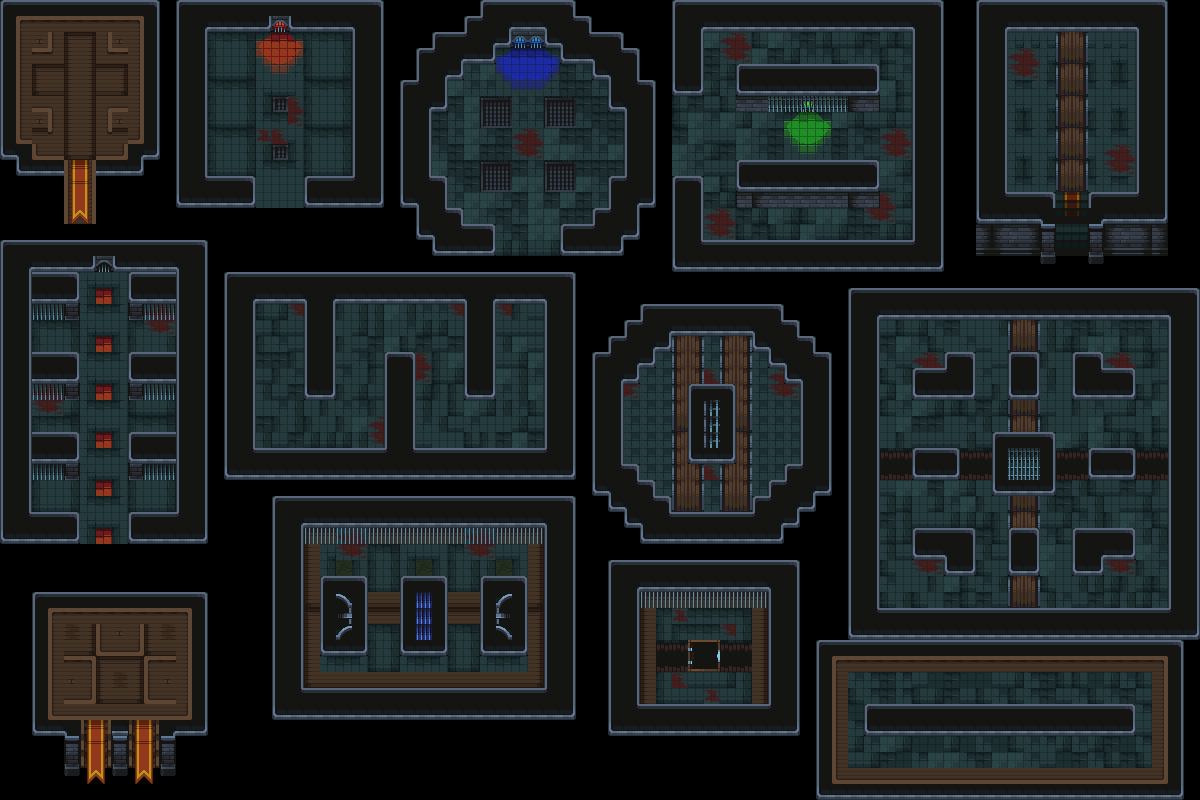

A level layout from a 2D game, rendered from its tile map. Below: a short description, then the map file with tile-grid data replaced by summaries:
An orthogonal 75x50 tile map with 16x16 px tiles, 3 tile layers (Floor, Saferoom, Wall).

<map version="1.10" tiledversion="1.10.2" orientation="orthogonal" renderorder="right-down" width="75" height="50" tilewidth="16" tileheight="16" infinite="0" nextlayerid="4" nextobjectid="1">
 <editorsettings>
  <export target="../Level1.json" format="json" />
 </editorsettings>
 <tileset firstgid="1" name="Dungeon_Tileset" tilewidth="16" tileheight="16" tilecount="625" columns="25">
  <image source="Dungeon_Tileset.png" width="400" height="400" />
 </tileset>
 <layer id="2" name="Floor" width="75" height="50">
  <data>[3750 cells, 1642 non-empty, 105 distinct tile ids]</data>
 </layer>
 <layer id="3" name="Saferoom" width="75" height="50">
  <data>[3750 cells, 184 non-empty, 37 distinct tile ids]</data>
 </layer>
 <layer id="1" name="Wall" width="75" height="50">
  <data>[3750 cells, 1593 non-empty, 48 distinct tile ids]</data>
 </layer>
</map>
